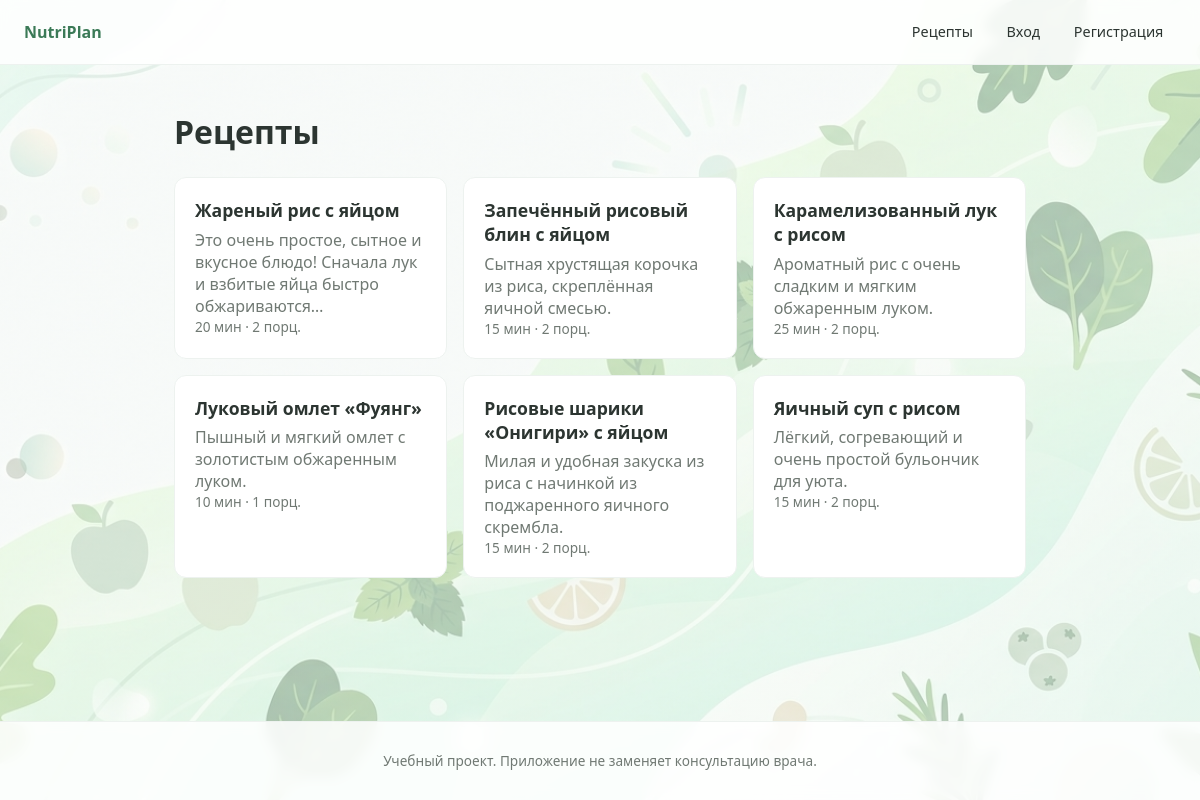
Before: /recipes/ with the older database file.
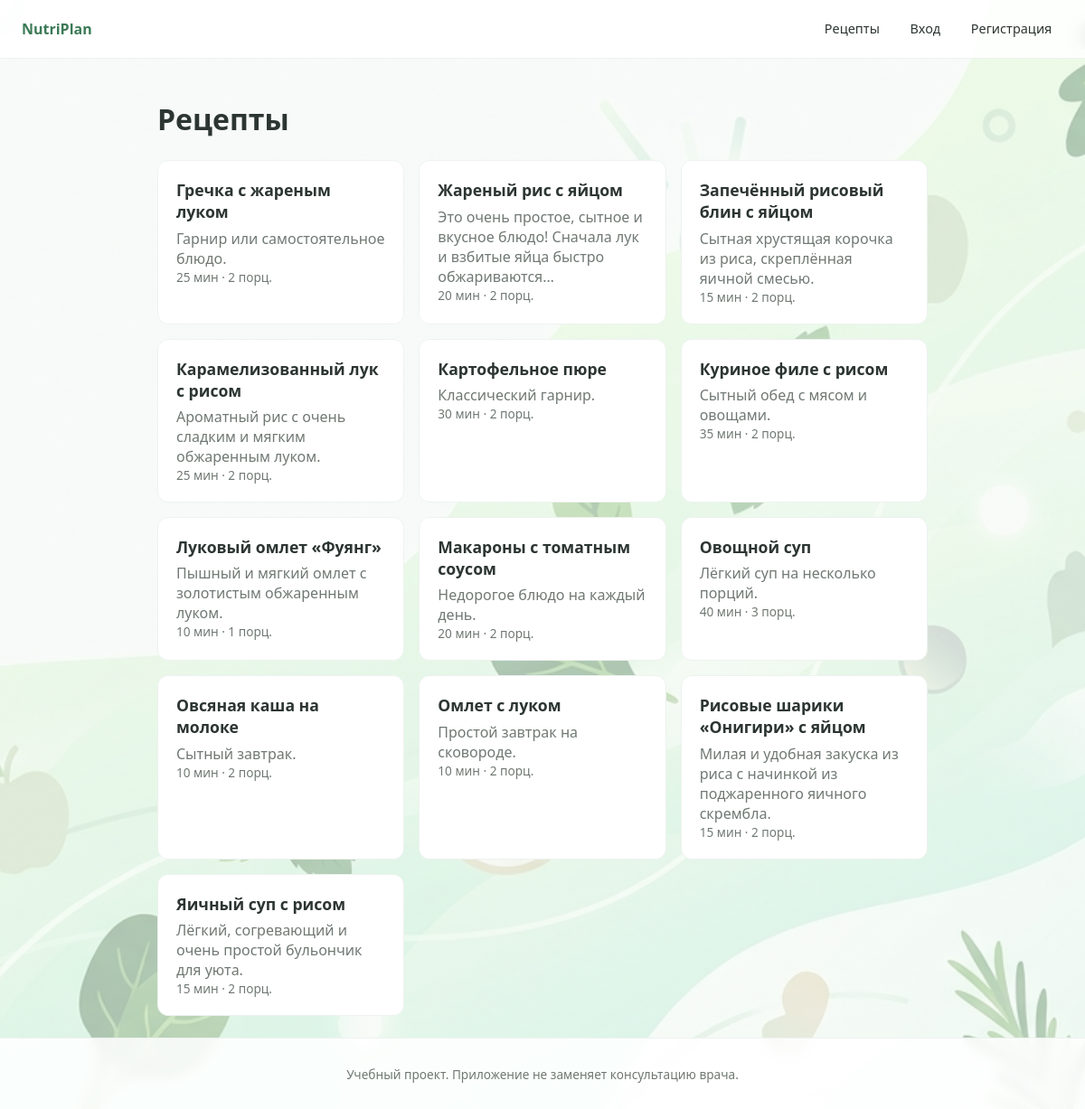
After: the same page with the newer database file.
### recipes/models.py (models this page shows, shortened)
class Recipe(models.Model):
    title = models.CharField('Название', max_length=200)
    description = models.TextField('Описание', blank=True)
    instructions = models.TextField('Инструкция')
    prep_time = models.PositiveSmallIntegerField('Время приготовления, мин')
    servings = models.PositiveSmallIntegerField(
        'Порций в рецепте',
        default=1,
        validators=[MinValueValidator(1)],
    )
    ingredients = models.ManyToManyField(
        Ingredient,
        through='RecipeIngredient',
        related_name='recipes',
    )
    class Meta:
        ordering = ['title']
        verbose_name = 'Рецепт'
        verbose_name_plural = 'Рецепты'

### recipes/views.py (the view, shortened to what this page needs)
# urls.py: path('', views.recipe_list, name='list'),
def recipe_list(request):
    recipes = Recipe.objects.all()
    hidden_count = 0
    show_all = request.GET.get('all') == '1'
    return render(request, 'recipes/recipe_list.html', {
        'recipes': recipes,
        'hidden_count': hidden_count,
        'show_all': show_all,
    })

### templates/recipes/recipe_list.html (shortened to what this page needs)
{% extends 'base.html' %}
{% block content %}
<h1>Рецепты</h1>
<section class="cards">
    {% for recipe in recipes %}
    <article class="card">
        <h2><a href="{% url 'recipes:detail' recipe.pk %}">{{ recipe.title }}</a></h2>
        <p>{{ recipe.description|truncatechars:90 }}</p>
        <p class="meta">{{ recipe.prep_time }} мин · {{ recipe.servings }} порц.</p>
    </article>
    {% empty %}
    <p>Рецептов пока нет.</p>
    {% endfor %}
</section>
{% endblock %}

### templates/base.html (shortened to what this page needs)
{% load static %}
<!DOCTYPE html>
<html lang="ru">
<head>
    <link rel="stylesheet" href="{% static 'css/style.css' %}">
</head>
<body>
    <header class="site-header">
        <a class="logo" href="{% url 'planner:home' %}">NutriPlan</a>
        <nav class="nav">
            <a href="{% url 'recipes:list' %}">Рецепты</a>
            {% if user.is_authenticated %}
                <a href="{% url 'accounts:profile' %}">Профиль</a>
                <a href="{% url 'planner:plan' %}">Моё меню</a>
                <a href="{% url 'shopping:list' %}">Список покупок</a>
                <form method="post" action="{% url 'accounts:logout' %}">
                    {% csrf_token %}
                    <button type="submit">Выйти</button>
                </form>
            {% else %}
                <a href="{% url 'accounts:login' %}">Вход</a>
                <a href="{% url 'accounts:signup' %}">Регистрация</a>
            {% endif %}
        </nav>
    </header>
    <main class="container">
        {% block content %}{% endblock %}
    </main>
    <footer class="site-footer">
        <p>Учебный проект. Приложение не заменяет консультацию врача.</p>
    </footer>
</body>
</html>

### static/css/style.css (style rules this page uses)
:root { --primary: #3b7a57; --primary-soft: #eef4f0; --surface: #fff; --border: #edf2ef; --text: #2c3531; --muted: #707973; --radius: 12px; }
*, *::before, *::after { box-sizing: border-box; }
body { margin: 0; min-height: 100vh; display: flex; flex-direction: column; font-family: system-ui, sans-serif; color: var(--text); }
body::before { content: ""; position: fixed; inset: 0; z-index: -1; background: linear-gradient(rgba(249, 251, 249, 0.55), rgba(249, 251, 249, 0.55)), url("../img/background.jpg") center / cover no-repeat; }
.site-header, .site-footer { display: flex; justify-content: space-between; align-items: center; padding: 1rem 1.5rem; background: rgba(255, 255, 255, 0.85); backdrop-filter: blur(6px); border-bottom: 1px solid var(--border); }
.site-footer { justify-content: center; font-size: 0.85rem; color: var(--muted); border-top: 1px solid var(--border); border-bottom: none; }
.logo { font-weight: 600; color: var(--primary); text-decoration: none; }
.nav { display: flex; flex-wrap: wrap; gap: 0.5rem; }
.nav a { padding: 0.4rem 0.8rem; border-radius: 8px; color: var(--text); text-decoration: none; font-size: 0.9rem; }
.container { flex: 1; max-width: 900px; margin: 0 auto; padding: 1.5rem; width: 100%; }
.hero p, .card p { color: var(--muted); margin: 0; }
.cards { display: grid; grid-template-columns: repeat(auto-fit, minmax(min(240px, 100%), 1fr)); gap: 1rem; margin-top: 1.5rem; }
.card { padding: 1.25rem; background: #fff; border-radius: var(--radius); border: 1px solid var(--border); }
.card h2 { margin: 0 0 0.4rem; font-size: 1.1rem; }
.card h2 a { color: inherit; text-decoration: none; }
.meta { margin: 0.5rem 0 0; font-size: 0.85rem; color: var(--muted); }

Changed rows visible on the page:
added Recipe: title "Гречка с жареным луком", description "Гарнир или самостоятельное блюдо.", prep_time "25", servings "2"
added Recipe: title "Картофельное пюре", description "Классический гарнир.", prep_time "30", servings "2"
added Recipe: title "Куриное филе с рисом", description "Сытный обед с мясом и овощами.", prep_time "35", servings "2"
added Recipe: title "Макароны с томатным соусом", description "Недорогое блюдо на каждый день.", prep_time "20", servings "2"
added Recipe: title "Овощной суп", description "Лёгкий суп на несколько порций.", prep_time "40", servings "3"
added Recipe: title "Овсяная каша на молоке", description "Сытный завтрак.", prep_time "10", servings "2"
added Recipe: title "Омлет с луком", description "Простой завтрак на сковороде.", prep_time "10", servings "2"
